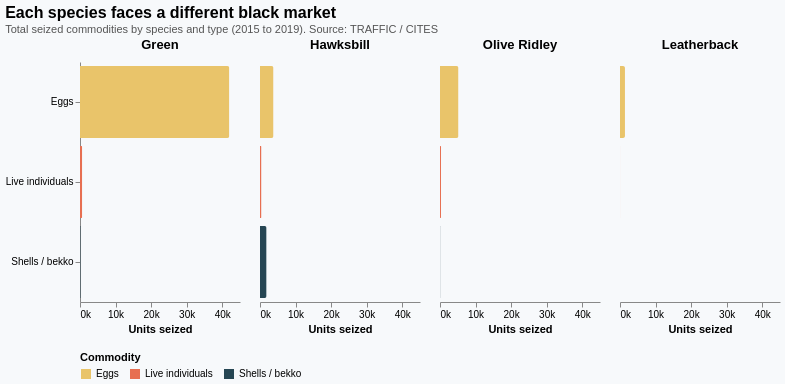

Write a Vega-Lite specification for this figure.
### Vega-Lite specification from a JSON file in a GitHub repository (floating-point values rounded to 4 significant figures)
{"$schema": "https://vega.github.io/schema/vega-lite/v5.json", "title": {"text": "Each species faces a different black market", "subtitle": "Total seized commodities by species and type (2015 to 2019). Source: TRAFFIC / CITES", "fontSize": 16, "subtitleFontSize": 11, "anchor": "start", "subtitleColor": "#555"}, "background": "#f7f9fb", "config": {"view": {"stroke": null}, "axis": {"grid": false}}, "data": {"values": [{"species": "Green", "commodity": "Eggs", "seized": 42000}, {"species": "Green", "commodity": "Live individuals", "seized": 620}, {"species": "Green", "commodity": "Shells / bekko", "seized": 180}, {"species": "Hawksbill", "commodity": "Eggs", "seized": 3800}, {"species": "Hawksbill", "commodity": "Live individuals", "seized": 410}, {"species": "Hawksbill", "commodity": "Shells / bekko", "seized": 1850}, {"species": "Olive Ridley", "commodity": "Eggs", "seized": 5200}, {"species": "Olive Ridley", "commodity": "Live individuals", "seized": 280}, {"species": "Olive Ridley", "commodity": "Shells / bekko", "seized": 95}, {"species": "Leatherback", "commodity": "Eggs", "seized": 1400}, {"species": "Leatherback", "commodity": "Live individuals", "seized": 45}, {"species": "Leatherback", "commodity": "Shells / bekko", "seized": 12}]}, "facet": {"column": {"field": "species", "type": "nominal", "sort": ["Green", "Hawksbill", "Olive Ridley", "Leatherback"], "header": {"title": null, "labelFontSize": 13, "labelFontWeight": "bold"}}}, "spec": {"width": 160, "height": 240, "mark": {"type": "bar", "cornerRadiusEnd": 2}, "encoding": {"y": {"field": "commodity", "type": "nominal", "sort": ["Eggs", "Live individuals", "Shells / bekko"], "axis": {"title": null, "labelFontSize": 10}}, "x": {"field": "seized", "type": "quantitative", "axis": {"title": "Units seized", "format": "~s"}}, "color": {"field": "commodity", "type": "nominal", "scale": {"domain": ["Eggs", "Live individuals", "Shells / bekko"], "range": ["#e9c46a", "#e76f51", "#264653"]}, "legend": {"title": "Commodity", "orient": "bottom"}}, "tooltip": [{"field": "species", "title": "Species"}, {"field": "commodity", "title": "Commodity"}, {"field": "seized", "title": "Units seized", "format": ","}]}}}
